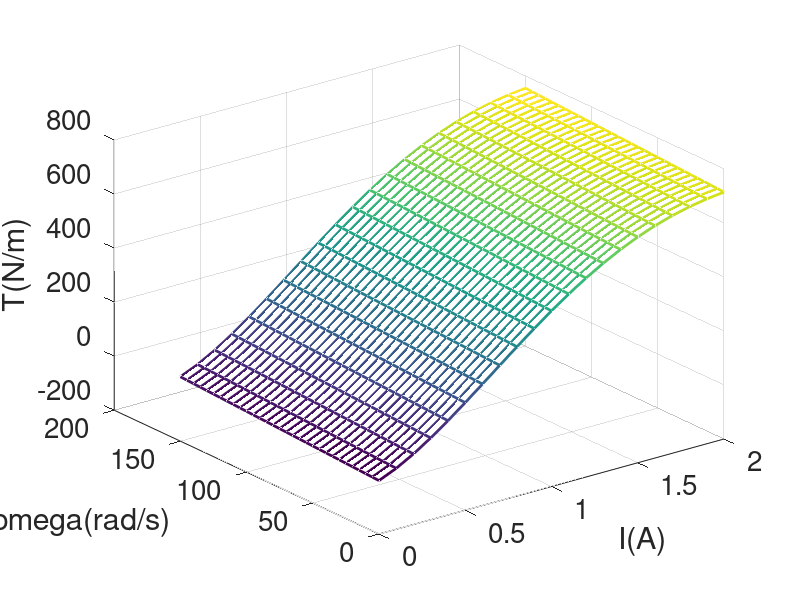

The MATLAB source for this figure:
clear 
clc 
close all

%初始化参数

I = 0:0.1:2;
w = 0:5:150;
r1=0.037;
r2=0.105; h=1*10^-3; n=3; niandu=0.24;
% dz=[127.1339 -318.0875 202.0143 40.8614 -0.4536]
[I,w] = meshgrid(I,w);

% 计算过程
xiaolv= 0.8;   % 修改效率值，改变B_I的关系
b=0.5146*I*xiaolv;  % 0.5146是b-I 的关系
tau = 127.1339*b.^4-318.0875*b.^3+202.0143*b.^2+40.8614*b-0.4536;
T=4/3*pi*n*tau*1000*(r2^3-r1^3)+pi*n*niandu*w/h*(r2^4-r1^4)+4;


% 绘图

mesh(I,w,T);


%标签设置

xlabel("I(A)","fontsize",20)  %标签文字大小
ylabel("\omega(rad/s)","fontsize",20)
zlabel("T(N/m)","fontsize",20)
%title("")


%图形的一些设置
%axis tight;
%colormap(get);
%shading interp;
set(gca,'FontSize',20) %legend、坐标轴数字
set(findobj(get(gca,'Children'),'LineWidth',0.5),'LineWidth',2);  %设置线宽
set(gcf,'Position',[500 350 640 360]); %前两个是初始位置坐标，后两个是初始分辨率